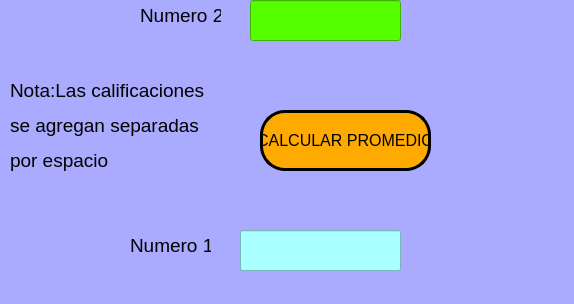
<?xml version="1.0" encoding="UTF-8"?>
<ui version="4.0">
 <class>MainWindow</class>
 <widget class="QMainWindow" name="MainWindow">
  <property name="geometry">
   <rect>
    <x>0</x>
    <y>0</y>
    <width>574</width>
    <height>304</height>
   </rect>
  </property>
  <property name="windowTitle">
   <string>MainWindow</string>
  </property>
  <property name="layoutDirection">
   <enum>Qt::RightToLeft</enum>
  </property>
  <property name="styleSheet">
   <string notr="true">background-color: rgb(255, 255, 127);
background-color: rgb(170, 170, 255);</string>
  </property>
  <widget class="QWidget" name="centralwidget">
   <widget class="QPushButton" name="btn_calcular">
    <property name="geometry">
     <rect>
      <x>260</x>
      <y>110</y>
      <width>171</width>
      <height>61</height>
     </rect>
    </property>
    <property name="font">
     <font>
      <family>Nirmala UI</family>
      <pointsize>12</pointsize>
     </font>
    </property>
    <property name="styleSheet">
     <string notr="true">background-color: rgb(0, 85, 255);
background-color: rgb(255, 170, 0);
border: 3px solid black;
border-radius: 25px;
</string>
    </property>
    <property name="text">
     <string>CALCULAR PROMEDIO</string>
    </property>
   </widget>
   <widget class="QLineEdit" name="txt_resultado">
    <property name="geometry">
     <rect>
      <x>240</x>
      <y>230</y>
      <width>161</width>
      <height>41</height>
     </rect>
    </property>
    <property name="styleSheet">
     <string notr="true">background-color: rgb(170, 255, 255);</string>
    </property>
   </widget>
   <widget class="QLabel" name="label">
    <property name="geometry">
     <rect>
      <x>130</x>
      <y>230</y>
      <width>81</width>
      <height>31</height>
     </rect>
    </property>
    <property name="font">
     <font>
      <pointsize>14</pointsize>
     </font>
    </property>
    <property name="text">
     <string>Numero 1:</string>
    </property>
   </widget>
   <widget class="QLabel" name="label_2">
    <property name="geometry">
     <rect>
      <x>140</x>
      <y>0</y>
      <width>81</width>
      <height>31</height>
     </rect>
    </property>
    <property name="font">
     <font>
      <pointsize>14</pointsize>
     </font>
    </property>
    <property name="text">
     <string>Numero 2:</string>
    </property>
   </widget>
   <widget class="QLineEdit" name="txt_calificaciones">
    <property name="geometry">
     <rect>
      <x>250</x>
      <y>0</y>
      <width>151</width>
      <height>41</height>
     </rect>
    </property>
    <property name="styleSheet">
     <string notr="true">background-color: rgb(85, 255, 0);</string>
    </property>
   </widget>
   <widget class="QLabel" name="label_3">
    <property name="geometry">
     <rect>
      <x>10</x>
      <y>70</y>
      <width>231</width>
      <height>111</height>
     </rect>
    </property>
    <property name="font">
     <font>
      <pointsize>14</pointsize>
     </font>
    </property>
    <property name="text">
     <string>&lt;html&gt;&lt;head/&gt;&lt;body&gt;&lt;p&gt;Nota:Las calificaciones &lt;/p&gt;&lt;p&gt;se agregan separadas&lt;/p&gt;&lt;p&gt; por espacio&lt;/p&gt;&lt;/body&gt;&lt;/html&gt;</string>
    </property>
   </widget>
  </widget>
  <widget class="QMenuBar" name="menubar">
   <property name="geometry">
    <rect>
     <x>0</x>
     <y>0</y>
     <width>574</width>
     <height>21</height>
    </rect>
   </property>
  </widget>
  <widget class="QStatusBar" name="statusbar"/>
 </widget>
 <resources/>
 <connections/>
</ui>
